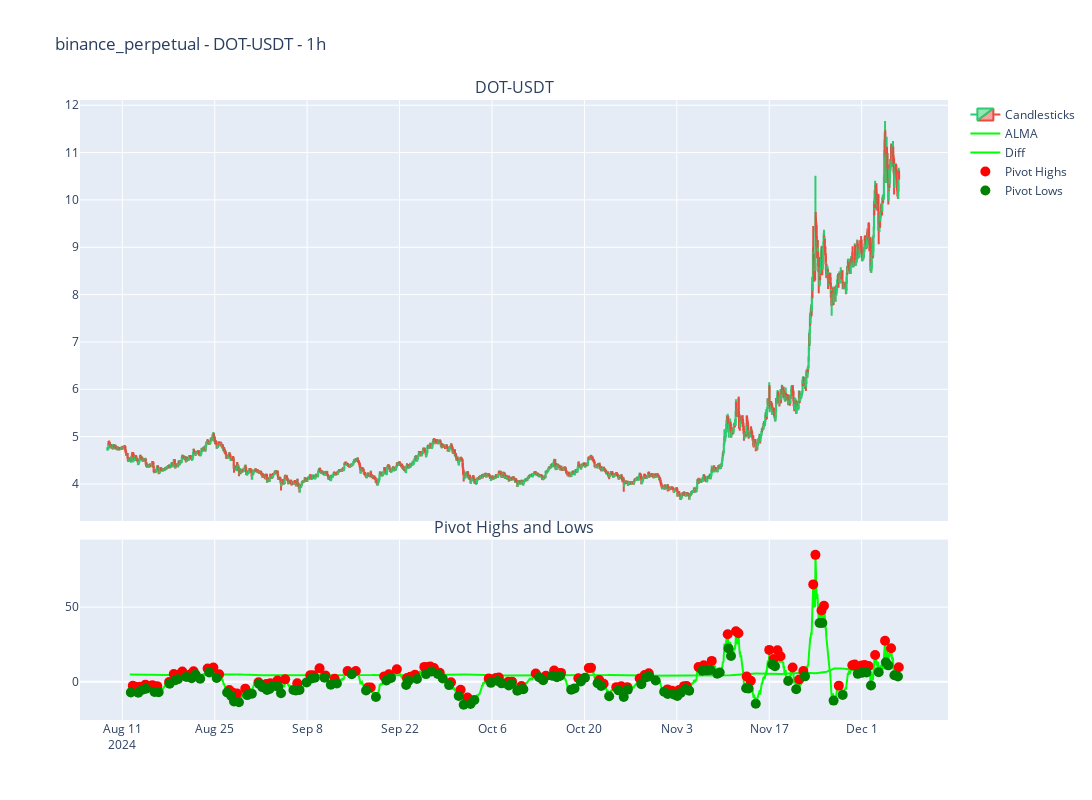

The code cell stored with this chart in its notebook:
### Code cell
import plotly.graph_objects as go
from plotly.subplots import make_subplots

fig = make_subplots(rows=2, cols=1, shared_xaxes=True, vertical_spacing=0.03, 
                    subplot_titles=(trading_pair, 'Pivot Highs and Lows'),
                    row_heights=[0.7, 0.3])
# plot the pivot highs and lows over the candles chart


fig.add_trace(candles.candles_trace(), row=1, col=1)

# plot over the second subplot
fig.add_trace(go.Scatter(x=candles_df.index, y=candles_df["alma"], mode="lines", line=dict(color="lime", width=2), name="ALMA"), row=2, col=1)
fig.add_trace(go.Scatter(x=candles_df.index, y=candles_df["diff"], mode="lines", line=dict(color="lime", width=2), name="Diff"), row=2, col=1)
fig.add_trace(go.Scatter(x=pivot_highs_idx, y=pivot_highs, mode="markers", marker=dict(color="red", size=10), name="Pivot Highs"), row=2, col=1)
fig.add_trace(go.Scatter(x=pivot_lows_idx, y=pivot_lows, mode="markers", marker=dict(color="green", size=10), name="Pivot Lows"), row=2, col=1)

# remove range slider
fig.update_layout(xaxis_rangeslider_visible=False,
                  height=800,
                  width=1200)
fig.update_layout(title=f'{exchange} - {trading_pair} - {timeframe}')
fig.show()
